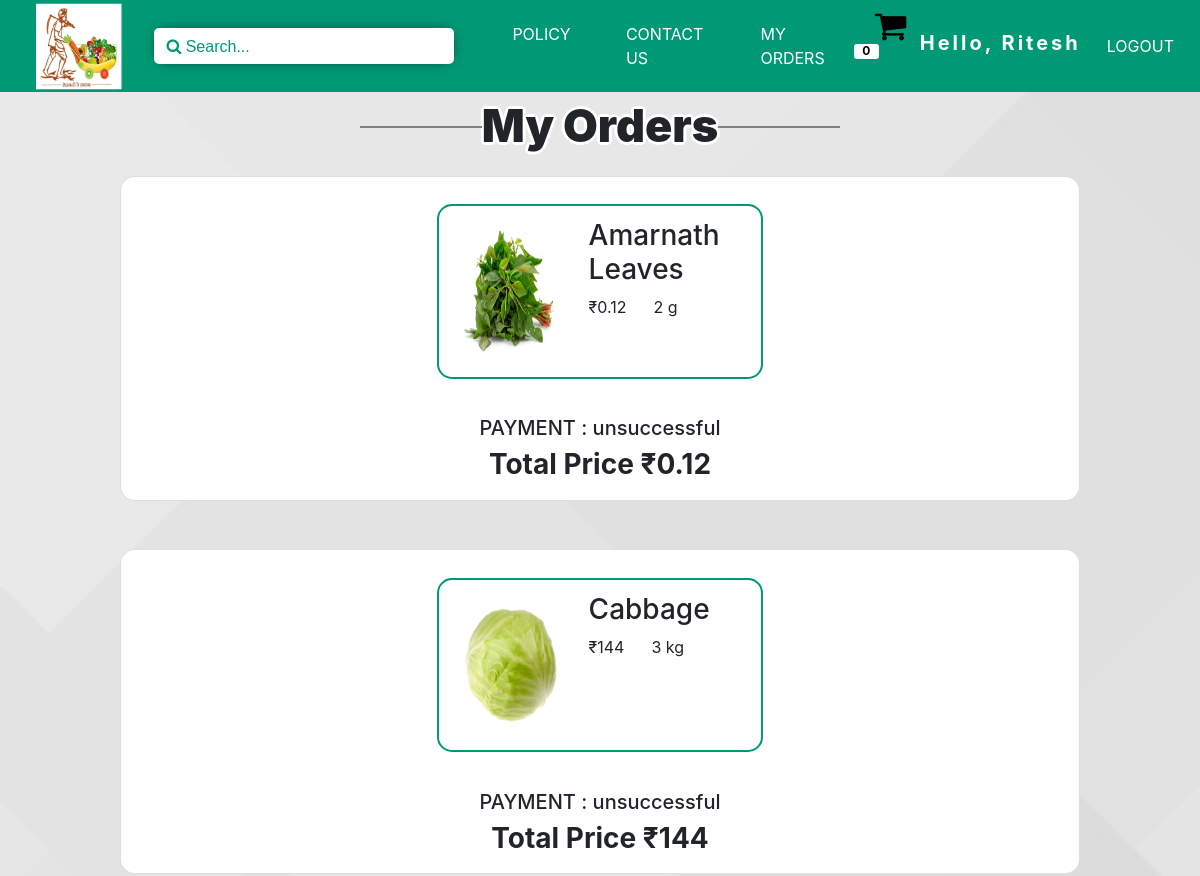
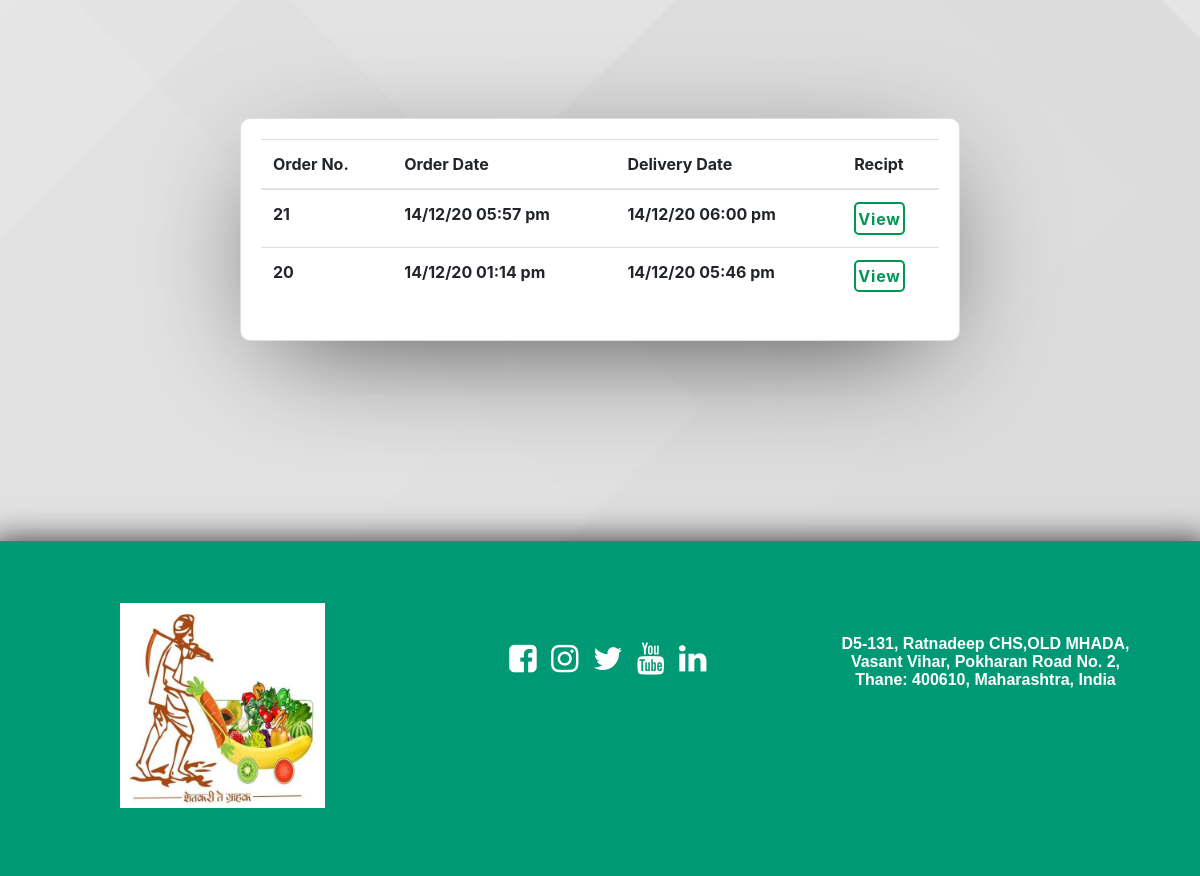
/php/orders.php (signed in), run on the app's committed database (2 pictures, top to bottom).
### tables this page shows
CREATE TABLE `customer` (
  `c_id` int(11) NOT NULL,
  `flag` int(1) NOT NULL,
  `f_name` varchar(50) NOT NULL,
  `l_name` varchar(50) NOT NULL,
  `c_address` text NOT NULL,
  `c_pin` int(11) NOT NULL,
  `c_phone` double NOT NULL,
  `c_email` varchar(50) NOT NULL,
  `c_password` varchar(150) NOT NULL,
  `latitude` double NOT NULL,
  `longitude` double NOT NULL
);

CREATE TABLE `cart` (
  `cart_id` double NOT NULL,
  `c_id` double NOT NULL,
  `item_id` int(3) NOT NULL,
  `weight` int(6) NOT NULL,
  `price` float NOT NULL,
  `o_id` double NOT NULL
);

CREATE TABLE `items` (
  `item_id` int(11) NOT NULL,
  `i_eng` varchar(100) NOT NULL,
  `i_mar` varchar(100) NOT NULL,
  `i_hin` varchar(100) NOT NULL,
  `category_type` int(11) NOT NULL,
  `type` int(11) NOT NULL COMMENT '1-grams,2-gadi',
  `quantity` int(11) NOT NULL,
  `price` int(11) NOT NULL,
  `img` text NOT NULL
);

CREATE TABLE `finalorder` (
  `o_id` double NOT NULL,
  `c_id` double NOT NULL,
  `payment_id` varchar(50) DEFAULT NULL,
  `deliveryboy` int(5) NOT NULL,
  `delivery` int(2) NOT NULL COMMENT 'if yes 1 or 0',
  `timeorder` int(11) NOT NULL,
  `timedispatch` int(11) NOT NULL,
  `timedelivery` int(11) NOT NULL
);

### langs/english.php (called while the page is built)
<?php
function array_push_assoc($array, $key, $value){
    $array[$key] = $value;
    return $array;
 }
function lang($txt){
include dirname(dirname(__FILE__)).DIRECTORY_SEPARATOR.'includes'.DIRECTORY_SEPARATOR.'dbconn.php';
 $query = "SELECT i_eng FROM items";
 $result = mysqli_query($con, $query);
$dbarray=array();
 if (mysqli_num_rows($result) > 0){
     while ($row1 = mysqli_fetch_assoc($result)) {
            $eng=$row1['i_eng'];
            $dbarray = array_push_assoc($dbarray, $eng, $eng);
        }
 }
 else{
    $dbarray=array();
 }
$lang = array(
    'FARMACY' => 'FARMACY',
    'POLICY' => 'POLICY',
    'CONTACT US' => 'CONTACT US',
    'REGISTER' => 'REGISTER',
    'LOGIN' => 'LOGIN',
    'Search' => 'Search',
    'add_to_cart' => 'ADD TO CART',
    'quantity'=> 'QUANTITY',
    'login'=> 'Login',
    'login_btn'=> 'Login',
    'mobile'=> 'Mobile Number',
    'password'=> 'Password',
    'forgot_pass'=> 'Forgot Password',
    'sign_up'=>'Sign Up Your Account',
    'fname'=>'First Name',
    'lname'=>'Last Name',
    'email'=>'Email Id',
    'pin'=>'Pincode',
    'delivery'=>'Delivery Address',
    "enter_password"=>"Enter Password",
    're_enter_pass'=>'Re enter Password',
    'new_pass'=>'New Password',
    're_enter_new_pass'=>'Re-enter New Password',
    'products'=>'Products',
    'get_location'=>'Get Location',
    'send'=>'Send',
    'verify_code'=>'Enter Verification Code',
    'verify_button'=>'Verify-Code',
    'your_cart'=>'Your Cart',
    'enter_mob'=>'Enter Your Mobile Number',
    'my_orders'=>'My Orders',
    'hello'=>'Hello',
    'total_price'=>'Total Price',
    'price'=>'Price',
    'outofstock'=>'Out of Stock',
    'available'=>'Available',
    'logout'=>'Logout',
    'add_more_items'=>'Buy More',
    'add_new_item'=>'Add New Item',
    'name'=>'Name',
    'hname'=>"Name-in-Hindi",
    'mname'=>'Name-in-Marathi',
    'add'=>'ADD ITEM',
    'category'=>'Category',
    'type'=>'Type',
    'edit'=> 'EDIT',
    'edit_item'=> 'EDIT ITEM',
    'verify_email'=> 'VERIFY EMAIL',
    'change_verify_email'=> 'CHANGE AND VERIFY EMAIL',
    'all'=>'ALL'
    );
    if (mysqli_num_rows($result) > 0){
$final_array=array_merge($dbarray, $lang);
return $final_array[$txt];
}
else{
return $lang[$txt];
}
}
?>

### php/orders.php (the view, shortened to what this page needs)
<!DOCTYPE html>
<?php
include dirname(dirname(__FILE__)).DIRECTORY_SEPARATOR.'includes'.DIRECTORY_SEPARATOR.'dbconn.php';
if (isset($_SESSION['logintype'])) {
  $id=$_SESSION['Custid'];
  }else {
  header("Location: ./home.php");
}
 ?>
<html>
  <head>
  </head>
  <body>
    <?php
      include dirname(dirname(__FILE__)).DIRECTORY_SEPARATOR.'includes'.DIRECTORY_SEPARATOR.'header.php';
     ?>
     <div class="pag">
     <p class="pagehead"> <?php echo lang('my_orders')?> </p>
     </div>
     <?php
     $query123 = "SELECT * FROM finalorder WHERE c_id=$id && delivery=0;";
     $result123 = mysqli_query($con, $query123);
     if (mysqli_num_rows($result123) > 0)
     {
         while ($row123 = mysqli_fetch_assoc($result123)) {
          echo '<div class="card ordercard">
          <div class="mainbox1">';
            $oredrid=$row123['o_id'];
     $query = "SELECT * FROM cart WHERE c_id=$id && o_id=$oredrid;";
     $result = mysqli_query($con, $query);
     $totalfinalprice=0;
   if (mysqli_num_rows($result) > 0)
   {
       while ($row1 = mysqli_fetch_assoc($result)) {
         $iid=$row1['item_id'];
         $query12 = "SELECT * FROM items WHERE item_id=$iid";
         $result12 = mysqli_query($con, $query12);
         $row12 = mysqli_fetch_assoc($result12);
         $basicprize=$row12['price'];
         $type=$row12['type'];
         $weight=$row1['weight'];
         if ($type==1) {
           $conversion=$weight/250;
           $finalprice=$basicprize*$conversion;
           $totalfinalprice=$totalfinalprice+$finalprice;
           if ($weight < 1000) {
             $unit="g";
           }
           else {
              $unit="kg";
              $weight=$weight/1000;
           }
         }
         $payment = $row123['payment_id'];
          if($payment == null){
            $payment_result = "unsuccessful";
          }else if($payment == "COD") {
            $payment_result = "PAY ON DELIVERY";
          }else{
            $payment_result = "successful";
          }
         echo '
         <div class="subcontain1 box">
           <div class="box box1">
             <img src="../images/Veg/'.$row12['img'].'" alt=""style="width: 136px;padding: 8px;height: 164px;background-size: contain;">
             <div class="mainbox2">
             <h3>'.lang($row12['i_eng']).'</h3>
             <div class="mainbox3">
             <p>₹'.$finalprice.'</p>&nbsp;&nbsp;&nbsp;&nbsp;&nbsp;&nbsp;
             <p>'.$weight.' '.$unit.'</p>
             </div>
             </div>
             </div>
             </div>
         ';
       }
       echo '</div>
       <div class="card totalprice" >
       <h5>PAYMENT : '.$payment_result.'</h5>
       <h3 style="font-weight:700;">'.lang('total_price').' ₹'.$totalfinalprice.'</h3>
       </div></div><br><br>';
     }
   }
 }
 else {
   echo '<div class="mainbox1">No New Orders.</div>';
 }
      ?>
      <br><br><br>
      <div class="card dashcard4">
        <table class="table table-hover">
      <thead>
        <tr>
          <th scope="col">Order No.</th>
          <th scope="col">Order Date</th>
          <th scope="col">Delivery Date</th>
          <th scope="col">Recipt</th>
        </tr>
      </thead>
      <tbody>
          <?php
          $query = "SELECT * FROM finalorder WHERE c_id=$id && delivery=1 ORDER BY o_id DESC;";
          $result = mysqli_query($con, $query);
          if (mysqli_num_rows($result) > 0)
          {
              while ($row1 = mysqli_fetch_assoc($result)) {
                $ordertime=date('d/m/y h:i a', $row1['timeorder']);
                $delivertime=date('d/m/y h:i a', $row1['timedelivery']);
                  echo '
                  <tr>
                    <th scope="col">'.$row1['o_id'].'</th>
                    <th scope="col">'.$ordertime.'</th>
                    <th scope="col">'.$delivertime.'</th>
                    <th scope="col">
                    <form action="./invoice.php" method="post" id="form1">
                      <input type="hidden" name="orderid" value="'.$row1['o_id'].'">
                      <input type="hidden" name="ordertime" value="'.$ordertime.'">
                      <input type="hidden" name="delivertime" value="'.$delivertime.'">
                      <input type="submit"class="btn btnwhite" name="invoice" value="View">
                    </form></th>
                  </tr>';
              }
            }
           ?>
      </tbody>
    </table>
      </div>
<br><br><br>
       <?php include dirname(dirname(__FILE__)).DIRECTORY_SEPARATOR.'includes'.DIRECTORY_SEPARATOR.'footer.php';   ?>
  </body>
</html>

### includes/header.php (shortened to what this page needs)
<?php
include dirname(dirname(__FILE__)).DIRECTORY_SEPARATOR.'langs'.DIRECTORY_SEPARATOR.'set_lang.php';
?>
<head>
  <link rel="stylesheet" href="https://cdnjs.cloudflare.com/ajax/libs/font-awesome/4.7.0/css/font-awesome.min.css">
  <link rel="stylesheet" href="https://maxcdn.bootstrapcdn.com/bootstrap/4.0.0/css/bootstrap.min.css">
  <link rel="stylesheet" href="../css/main.css">
  <link rel="stylesheet" href="../css/cards.css">
  <link rel="stylesheet" href="../css/load.css">
</head>
<nav class="navbar navbar-expand-lg navbar-dark" style="background-color: #009975 " >
  <a class="navbar-brand anim" href="../php/home.php">
    <img src="../images/Logo.png" class="logostyle" alt="">
  </a>
  <div class="collapse navbar-collapse" id="navbarNavDropdown">
    <ul class="navbar-nav mr-auto">
      <form class="form-inline my-2 my-lg-0">
      <input class="navbar-form collapsed form-control mr-sm-2 searchbox" type="text" id="search" placeholder="&#xF002; <?php echo lang('Search')?>..." aria-label="Search">
    </form>
      <li class="nav-item">
        <a class="nav-link active" href="../php/policy.php"><?php echo lang('POLICY') ?></a>
      </li>
      <li class="nav-item">
        <a class="nav-link active" href="../php/contact.php"><?php echo lang('CONTACT US') ?></a>
      </li>
      <?php if (isset($_SESSION['Custid'])) {?>
      <li class="nav-item">
        <a class="nav-link active" href="./orders.php"><?php echo lang('my_orders') ?></a>
      </li>
    <?php } ?>
<?php if (isset($_SESSION['Custid'])) {
  $query = "SELECT * FROM cart WHERE c_id=$id && o_id=0";
  $result = mysqli_query($con, $query);
  $noofitems=mysqli_num_rows($result);
  ?>
          <a class="cartlink" href="./cart.php" style="text-decoration:none;color:#000"><i class="fa carticon" style="font-size:34px">&#xf07a;</i>
          <span class='badge' id='lblCartCount'> <?php echo $noofitems; ?> </span></a>
<?php } ?>
    </ul>
    <?php if (isset($_SESSION['Custid'])) {
      $id=$_SESSION['Custid'];
      $query = "SELECT * FROM customer WHERE c_id=$id";
      $result = mysqli_query($con, $query);
      $row = mysqli_fetch_assoc($result);
        ?>
      <ul class="nav justify-content-end">
        <li class="nav-item">
            <p class="navbar-brand" style="margin-top:6%;" ><?php echo lang('hello')?>, <?php echo $row['f_name']; ?><span class="sr-only">(current)</span></p>
        </li>
        </ul>
        <ul class="nav justify-content-end">
          <li class="nav-item">
              <a class="nav-link" href="./logout.php"><?php echo lang('logout'); ?> <span class="sr-only">(current)</span></a>
          </li>
      </ul>
    <?php } ?>
  </div>
</nav>

### css/main.css (style rules this page uses)
body { background-image: url("../images/back2.jpg"); background-repeat: repeat-y; background-size: cover; }
.logostyle { padding-left: 1rem; transform: scale(1.5); height: 57px; width: 100px; object-fit: contain; }
nav .nav-link { color: white; text-transform: uppercase; }
nav .navbar-brand { color: white; font-weight: 700; letter-spacing: 0.15em; transition: 0.3s ease-in-out; padding: none; }
nav form { padding-right: 1.4rem; padding-left: 1.4rem; }
.searchbox, .form-inline .form-control { border: 0px solid; border-radius: 5px; width: 300px; -webkit-box-shadow: 0px 15px 10px -6px rgba(0, 0, 0, 1); -moz-box-shadow: 0px 15px 10px -6px rgba(0, 0, 0, 1); box-shadow: 0px 0px 15px -6px rgba(0, 0, 0, 1); }
.searchbox::placeholder { color: #009975; font-family: Arial, Helvetica, sans-serif, FontAwesome; }
@media (min-width: 1187px) { .navbar-expand-lg .navbar-nav .nav-link { padding-right: 1.1rem; padding-left: 1.1rem; } }
.nav-link { transition: 0.3s ease; background: #009975; color: #ffffff; text-decoration: none; border-top: 4px solid #009975; border-bottom: 4px solid #009975; padding: 10px 0; margin: 0 10px; }
.carticon { padding-left: 1rem; margin-top: 1%; }
#lblCartCount { width: 25px; font-size: 12px; background: #ffffff; color: #000000; padding: 1px 4px; vertical-align: top; margin-left: -5px; }
.badge { height: 15px; width: 15px; padding-left: 9px; padding-right: 9px; -webkit-border-radius: 9px; -moz-border-radius: 9px; border-radius: 3px; }
.mainbox1 { display: flex; justify-content: center; flex-wrap: wrap; padding: 20px; width: 85%; margin: auto; }
.mainbox2 { display: flex; flex-direction: column; justify-content: center; flex-wrap: wrap; padding: 10px; }
.mainbox3 { display: flex; flex-wrap: wrap; }
.box { display: flex; margin: 1px 3px; }
.box1 { display: flex; align-items: flex-start; margin: 1% 1%; }
.totalprice { text-align: center; margin: auto; background-color: white; width:35%; padding: 10px;; border: none; border-radius: 15px; }
.subcontain1 { display: flex; background-color: white; border: 2px solid #009975; border-radius: 15px; margin: 1%; width: 42%; }
.ordercard { border-radius: 15px; width:80%; margin: auto; }
.pagehead { overflow: hidden; position: relative; font-weight: 900; text-align: center; font-size: 45px; text-shadow: 3px 0 0 #fff, -3px 0 0 #fff, 0 3px 0 #fff, 0 -3px 0 #ffffff, 2px 2px #fff, -2px -2px 0 #ffffff, 2px -2px 0 #fff, -2px 2px 0 #fff; }
.pag { width: 40%; margin: auto; }
p.pagehead:before, p.pagehead:after { position: absolute; top: 51%; overflow: hidden; width: 200px; height: 2px; content: '\a0'; background-color: grey; }
p.pagehead:before { margin-left: -200px; text-align: right; }

### css/cards.css (style rules this page uses)
.dashcard4 { margin: auto; width: 60%; padding: 20px; display: block; overflow-x: auto; border-radius: 10px 10px 10px 10px; -webkit-box-shadow: 0px 29px 124px -35px rgba(0, 0, 0, 0.75); -moz-box-shadow: 0px 29px 124px -35px rgba(0, 0, 0, 0.75); box-shadow: 0px 29px 124px -35px rgba(0, 0, 0, 0.75); }
.btnwhite { background-color: transparent; color: #009755; padding: 3%; border-radius: 5px; border: 2px solid #009755; font-weight: 700; letter-spacing: 0.05rem; }

### css/footer.css (style rules this page uses)
a { text-decoration: none; color:#fff; }

### data on the page
customer: f_name "Ritesh"
finalorder: payment_result "unsuccessful", lang "Total Price", totalfinalprice "0.12"
cart: item.img (picture), i_eng "Amarnath Leaves", finalprice "0.12", weight "2", weight "g"
finalorder: payment_result "unsuccessful", lang "Total Price", totalfinalprice "144"
cart: item.img (picture), i_eng "Cabbage", finalprice "144", weight "3", weight "kg"
finalorder: o_id "21", timeorder "14/12/20 05:57 pm", timedelivery "14/12/20 06:00 pm"
finalorder: o_id "20", timeorder "14/12/20 01:14 pm", timedelivery "14/12/20 05:46 pm"

### other printed values
lang('POLICY') "POLICY"
lang('CONTACT US') "CONTACT US"
lang('my_orders') "MY ORDERS"
$noofitems "0"
lang('hello') "Hello"
lang('logout') "LOGOUT"
lang('my_orders') "My Orders"
